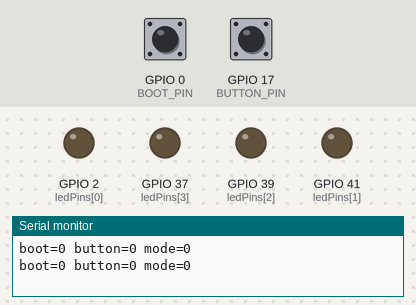
Simulated run of this program. Board: ESP32-S3. Parts: output pins drawn as LEDs (lit = HIGH), the last lines printed to the serial monitor. Dashed ring = blinking. The inputs (shaded band) are chosen by the test bench; at power-on: GPIO 0 (BOOT_PIN) HIGH, GPIO 17 (BUTTON_PIN) LOW.

Above: at 2.2 s.
2.3 s: GPIO 0 (BOOT_PIN) pulled LOW for 0.15 s
At 2.57 s:
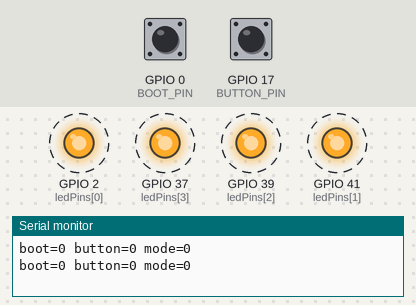
5.4 s: GPIO 17 (BUTTON_PIN) pulled HIGH for 0.15 s
At 6.12 s:
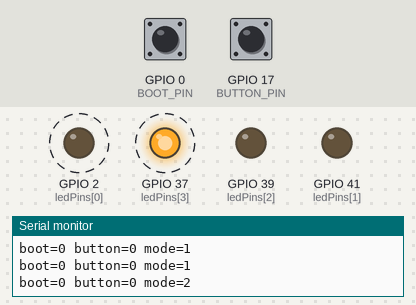
8.4 s: GPIO 0 (BOOT_PIN) pulled LOW for 1 s
At 8.8 s:
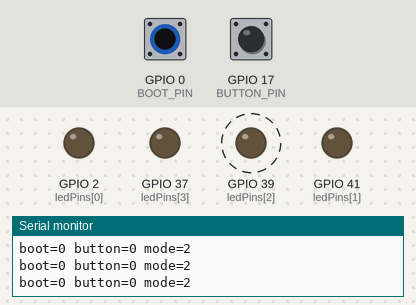
12.4 s: GPIO 17 (BUTTON_PIN) pulled HIGH for 1 s
Timing chart, 0 to 16.4 s (numbered marks = the images above; inputs shaded):
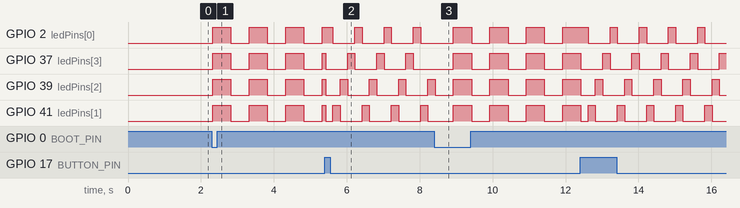

The program:

main.cpp
```cpp
#include <Arduino.h>
#include "Button.hpp"
#include "ledPatterns/Blink.hpp"
#include "ledPatterns/Chase.hpp"
#include "ledPatterns/Stop.hpp"

#define BAUD 9600
#define BOOT_PIN 0
#define BUTTON_PIN 17
#define DEBOUNCE 20

#define PRINT_PERIOD 1000
#define MODE_OFF 0
#define MODE_A 1
#define MODE_B 2

void printState();

Button bootBtn(BOOT_PIN, true, DEBOUNCE);
Button normalBtn(BUTTON_PIN, false, DEBOUNCE);
uint8_t mode = MODE_OFF;

const uint8_t ledPins[] = {2, 41, 39, 37};
uint8_t ledCount = sizeof(ledPins) / sizeof(ledPins[0]);

Stop stop(ledPins, ledCount);
Blink blink(ledPins, ledCount, 500);
Chase chase(ledPins, ledCount, 200);

LedPattern *current = &stop;

void setup()
{
  Serial.begin(BAUD);
  delay(1000);
  pinMode(BOOT_PIN, INPUT_PULLUP);
  pinMode(BUTTON_PIN, INPUT);

  for (uint8_t i = 0; i < ledCount; i++)
  {
    pinMode(ledPins[i], OUTPUT);
  }

  printState();
}

void loop()
{
  bootBtn.update();
  normalBtn.update();

  if (bootBtn.isDown() && normalBtn.isDown())
  {
    mode = MODE_OFF;
    current = &stop;
    current->reset();
  }
  else if (bootBtn.justPressed())
  {
    mode = MODE_A;
    current = &blink;
    current->reset();
  }
  else if (normalBtn.justPressed())
  {
    mode = MODE_B;
    current = &chase;
    current->reset();
  }

  current->tick();

  printState();
}

void printState()
{
  static uint32_t lastPrint;

  if (millis() - lastPrint < PRINT_PERIOD)
  {
    return;
  }

  uint8_t bootState = bootBtn.isDown();
  uint8_t buttonState = normalBtn.isDown();

  Serial.printf("boot=%d button=%d mode=%d\n", bootState, buttonState, mode);
  lastPrint = millis();
}
```

Button.hpp
```cpp
#pragma once
#include <Arduino.h>

class Button
{
public:
    Button(uint8_t pin, bool activeLow, uint16_t debounceMs)
        : _pin(pin), _activeLow(activeLow), _debounceMs(debounceMs) {}

    // call once per tick to calculate debounce and state
    void update()
    {
        // debounce
        bool raw = digitalRead(_pin) == (_activeLow ? LOW : HIGH);

        if (raw != _rawLast) // value changed (could be bounce)
        {
            _rawLast = raw;
            _lastChangeTime = millis(); // restart debounce timer
        }

        if (millis() - _lastChangeTime >= _debounceMs)
        {
            _stable = raw; // Held long enough, stable reading
        }

        // edge detection
        _justPressed = _stable && !_lastStable;
        _justReleased = !_stable && _lastStable;
        _lastStable = _stable;
    }

    // call any time in loop to get current state
    const bool isDown()
    {
        return _stable;
    }

    const bool justPressed()
    {
        return _justPressed;
    }

    const bool justReleased()
    {
        return _justReleased;
    }

private:
    uint8_t _pin;
    bool _activeLow;
    uint16_t _debounceMs;

    bool _rawLast = false;
    uint32_t _lastChangeTime = 0;
    bool _stable = false;
    bool _lastStable = false;

    bool _justPressed = false;
    bool _justReleased = false;
};
```

Blink.hpp
```cpp
#pragma once
#include <Arduino.h>
#include "LedPattern.hpp"

class Blink : public LedPattern
{
public:
    Blink(const uint8_t *pins, uint8_t count, uint32_t periodMs)
        : LedPattern(pins, count), _periodMs(periodMs) {}

    void tick() override
    {
        if (millis() - _lastUpdated < _periodMs)
        {
            return;
        }
        bool newState = !_state;

        setAll(newState ? HIGH : LOW);
        _state = newState;
        _lastUpdated = millis();
    }

private:
    uint32_t _periodMs;

    uint32_t _lastUpdated = 0;
    bool _state = false;
};
```

Chase.hpp
```cpp
#pragma once
#include <Arduino.h>
#include "LedPattern.hpp"

class Chase : public LedPattern
{
public:
    Chase(const uint8_t *pins, uint8_t count, uint32_t intervalMs)
        : LedPattern(pins, count), _intervalMs(intervalMs) {}

    void tick() override
    {
        if (millis() - _lastUpdated < _intervalMs)
        {
            return;
        }

        uint8_t nextIndex = (_currentIndex + 1) % _count;
        digitalWrite(_pins[_currentIndex], LOW);
        digitalWrite(_pins[nextIndex], HIGH);
        _currentIndex = nextIndex;
        _lastUpdated = millis();
    }

    void reset() override {
        LedPattern::reset();
        _currentIndex = _count - 1;
    }

private:
    uint32_t _intervalMs;
    uint32_t _lastUpdated = 0;
    uint8_t _currentIndex = 0;
};
```

LedPattern.hpp
```cpp
#pragma once
#include <Arduino.h>

class LedPattern
{
public:
    LedPattern(const uint8_t *pins, uint8_t count)
        : _pins(pins), _count(count) {}

    virtual void tick() = 0;

    virtual void reset()
    {
        setAll(LOW);
    }

protected:
    void setAll(uint8_t val)
    {
        for (uint8_t i = 0; i < _count; i++)
        {
            digitalWrite(_pins[i], val);
        }
    }

    const uint8_t *_pins;
    uint8_t _count;
};
```

Stop.hpp
```cpp
#pragma once
#include <Arduino.h>
#include "LedPattern.hpp"

class Stop : public LedPattern
{
public:
    Stop(const uint8_t *pins, uint8_t count)
        : LedPattern(pins, count) {}

    void tick() override
    {
    }
};
```

Measured:
- after the input at 2.3 s, GPIO 2 (ledPins[0]), GPIO 37 (ledPins[3]), GPIO 39 (ledPins[2]), GPIO 41 (ledPins[1]): alternates HIGH for 0.50 s and LOW for 0.50 s, starting at once
- after the input at 8.4 s, GPIO 2 (ledPins[0]), GPIO 37 (ledPins[3]), GPIO 39 (ledPins[2]), GPIO 41 (ledPins[1]): alternates HIGH for 0.50 s and LOW for 0.50 s, starting after 0.52 s
